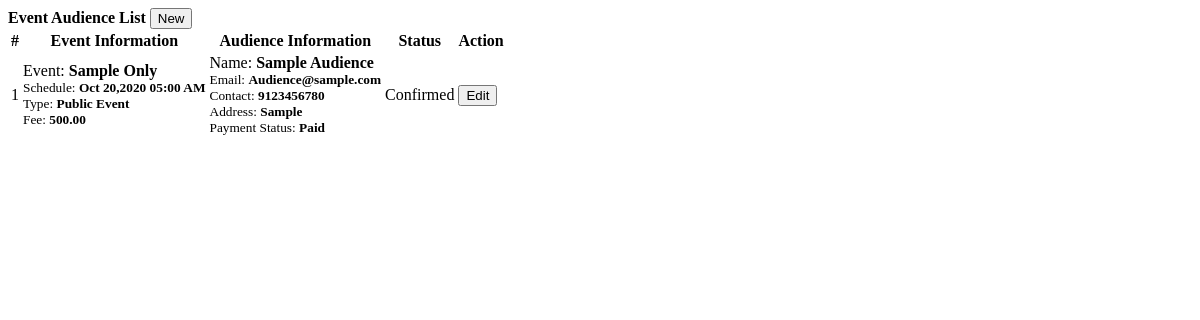
/admin/audience.php, run on the app's committed database.
### tables this page shows
CREATE TABLE `audience` (
  `id` int(11) NOT NULL,
  `name` text NOT NULL,
  `contact` varchar(50) NOT NULL,
  `email` varchar(100) NOT NULL,
  `address` text NOT NULL,
  `event_id` int(30) NOT NULL,
  `payment_status` tinyint(1) NOT NULL DEFAULT 0 COMMENT '0= pending, 1 =Paid',
  `attendance_status` tinyint(1) NOT NULL DEFAULT 0 COMMENT '1= present',
  `status` tinyint(1) NOT NULL DEFAULT 0 COMMENT '0 = for verification,  1 = confirmed,2= declined',
  `date_created` datetime NOT NULL DEFAULT current_timestamp()
);

CREATE TABLE `events` (
  `id` int(30) NOT NULL,
  `venue_id` int(30) NOT NULL,
  `event` text NOT NULL,
  `description` text NOT NULL,
  `schedule` datetime NOT NULL,
  `type` tinyint(1) NOT NULL DEFAULT 1 COMMENT '1=Public, 2-Private',
  `audience_capacity` int(30) NOT NULL,
  `payment_type` tinyint(1) NOT NULL DEFAULT 1 COMMENT '1=Free,payable',
  `amount` double NOT NULL DEFAULT 0,
  `banner` text NOT NULL,
  `date_created` datetime NOT NULL
);

### admin/audience.php (the view, shortened to what this page needs)
<?php include('db_connect.php');?>
<div class="container-fluid">
	<div class="col-lg-12">
		<div class="row">
			<div class="col-md-12">
				<div class="card">
					<div class="card-header">
						<b>Event Audience List</b>
						<span class="">
							<button class="btn btn-primary btn-block btn-sm col-sm-2 float-right" type="button" id="new_register">
					<i class="fa fa-plus"></i> New</button>
				</span>
					</div>
					<div class="card-body">
						<table class="table table-bordered table-condensed table-hover">
							<thead>
								<tr>
									<th class="text-center">#</th>
									<th class="">Event Information</th>
									<th class="">Audience Information</th>
									<th class="">Status</th>
									<th class="text-center">Action</th>
								</tr>
							</thead>
							<tbody>
								<?php
								$i = 1;
								$registering = $conn->query("SELECT a.*,e.event,e.payment_type,e.type,e.amount,e.schedule from audience a inner join events e on e.id = a.event_id");
								while($row=$registering->fetch_assoc()):
								?>
								<tr>
									<td class="text-center"><?php echo $i++ ?></td>
									<td class="">
										 <p>Event: <b><?php echo ucwords($row['event']) ?></b></p>
										 <p><small>Schedule: <b><?php echo date("M d,Y h:i A",strtotime($row['schedule'])) ?></b></small></p>
										 <p><small>Type: <b><?php echo $row['type']  == 1 ? "Public Event" : "Private Event" ?></small></b></p>
										 <p><small>Fee: <b><?php echo $row['payment_type']  == 1 ? "Free" : number_format($row['amount'],2) ?></small></b></p>
									</td>
									<td class="">
										 <p>Name: <b><?php echo  ucwords($row['name']) ?></b></p>
										 <p><small>Email: <b><?php echo  ucwords($row['email']) ?></b></small></p>
										 <p><small>Contact: <b><?php echo  ucwords($row['contact']) ?></b></small></p>
										 <p><small>Address: <b><?php echo  ucwords($row['address']) ?></b></small></p>
										 <p><small>Payment Status: <b><?php echo $row['payment_type']  == 1 ? "N/A" : ($row['payment_status'] == 1 ? "Paid" : "Unpaid") ?></small></b></p>
									</td>
									<td class="text-center">
										 <?php if($row['status'] == 0): ?>
										 	<span class="badge badge-secondary">For Verification</span>
										 <?php elseif($row['status'] == 1): ?>
										 	<span class="badge badge-primary">Confirmed</span>
										<?php elseif($row['status'] == 2): ?>
										 	<span class="badge badge-danger">Cancelled</span>
										 <?php endif; ?>
									</td>
									<td class="text-center">
										<button class="btn btn-sm btn-outline-primary edit_register" type="button" data-id="<?php echo $row['id'] ?>" >Edit</button>
									</td>
								</tr>
								<?php endwhile; ?>
							</tbody>
						</table>
					</div>
				</div>
			</div>
		</div>
	</div>
</div>

### admin/audience.php (style rules this page uses)
td { vertical-align: middle !important; }
td p { margin: unset }

### data on the page
audience: event.event "Sample Only", event.schedule "Oct 20,2020 05:00 AM", event.amount "500.00", name "Sample Audience", email "Audience@sample.com", contact "9123456780", address "Sample", payment_status "Paid", status "Confirmed"
